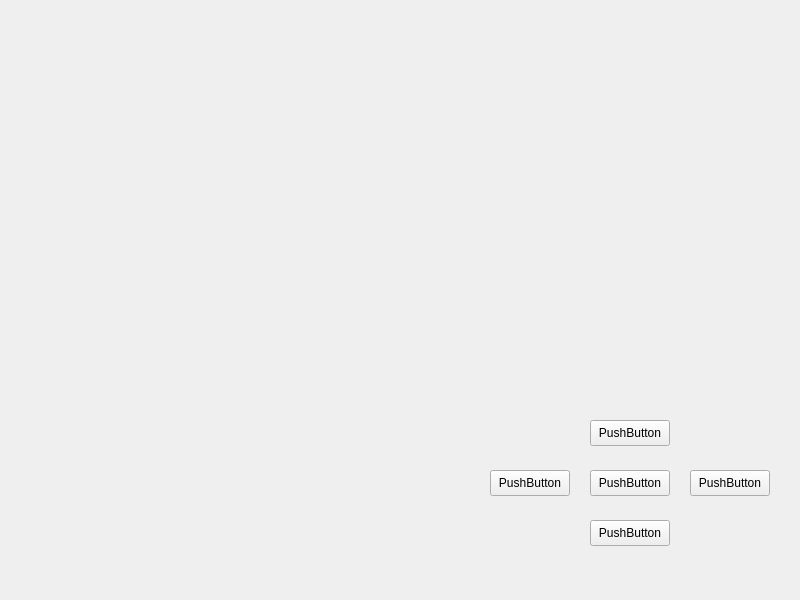
<?xml version="1.0" encoding="UTF-8"?>
<ui version="4.0">
 <class>MainWindow</class>
 <widget class="QMainWindow" name="MainWindow">
  <property name="geometry">
   <rect>
    <x>0</x>
    <y>0</y>
    <width>800</width>
    <height>600</height>
   </rect>
  </property>
  <property name="windowTitle">
   <string>MainWindow</string>
  </property>
  <widget class="QWidget" name="centralwidget">
   <widget class="QPushButton" name="pushButton">
    <property name="geometry">
     <rect>
      <x>590</x>
      <y>470</y>
      <width>80</width>
      <height>26</height>
     </rect>
    </property>
    <property name="text">
     <string>PushButton</string>
    </property>
   </widget>
   <widget class="QPushButton" name="pushButton_2">
    <property name="geometry">
     <rect>
      <x>590</x>
      <y>420</y>
      <width>80</width>
      <height>26</height>
     </rect>
    </property>
    <property name="text">
     <string>PushButton</string>
    </property>
   </widget>
   <widget class="QPushButton" name="pushButton_3">
    <property name="geometry">
     <rect>
      <x>490</x>
      <y>470</y>
      <width>80</width>
      <height>26</height>
     </rect>
    </property>
    <property name="text">
     <string>PushButton</string>
    </property>
   </widget>
   <widget class="QPushButton" name="pushButton_4">
    <property name="geometry">
     <rect>
      <x>590</x>
      <y>520</y>
      <width>80</width>
      <height>26</height>
     </rect>
    </property>
    <property name="text">
     <string>PushButton</string>
    </property>
   </widget>
   <widget class="QPushButton" name="pushButton_5">
    <property name="geometry">
     <rect>
      <x>690</x>
      <y>470</y>
      <width>80</width>
      <height>26</height>
     </rect>
    </property>
    <property name="text">
     <string>PushButton</string>
    </property>
   </widget>
  </widget>
 </widget>
 <resources/>
 <connections/>
</ui>
